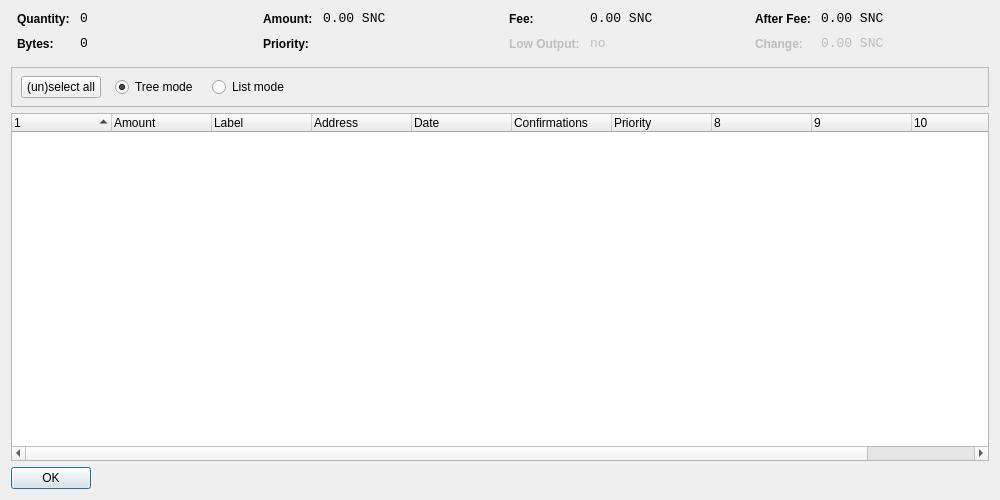
<?xml version="1.0" encoding="UTF-8"?>
<ui version="4.0">
 <class>CoinControlDialog</class>
 <widget class="QDialog" name="CoinControlDialog">
  <property name="geometry">
   <rect>
    <x>0</x>
    <y>0</y>
    <width>1000</width>
    <height>500</height>
   </rect>
  </property>
  <property name="windowTitle">
   <string>Coin Control</string>
  </property>
  <layout class="QVBoxLayout" name="verticalLayout">
   <item>
    <layout class="QHBoxLayout" name="horizontalLayoutTop" stretch="0,0,0,0">
     <property name="topMargin">
      <number>0</number>
     </property>
     <property name="bottomMargin">
      <number>10</number>
     </property>
     <item>
      <layout class="QFormLayout" name="formLayoutCoinControl1">
       <property name="horizontalSpacing">
        <number>10</number>
       </property>
       <property name="verticalSpacing">
        <number>10</number>
       </property>
       <property name="leftMargin">
        <number>6</number>
       </property>
       <property name="rightMargin">
        <number>6</number>
       </property>
       <item row="0" column="0">
        <widget class="QLabel" name="labelCoinControlQuantityText">
         <property name="styleSheet">
          <string notr="true">font-weight:bold;</string>
         </property>
         <property name="text">
          <string>Quantity:</string>
         </property>
        </widget>
       </item>
       <item row="0" column="1">
        <widget class="QLabel" name="labelCoinControlQuantity">
         <property name="font">
          <font>
           <family>Monospace</family>
           <pointsize>10</pointsize>
          </font>
         </property>
         <property name="cursor">
          <cursorShape>IBeamCursor</cursorShape>
         </property>
         <property name="contextMenuPolicy">
          <enum>Qt::ActionsContextMenu</enum>
         </property>
         <property name="text">
          <string notr="true">0</string>
         </property>
         <property name="textInteractionFlags">
          <set>Qt::LinksAccessibleByMouse|Qt::TextSelectableByKeyboard|Qt::TextSelectableByMouse</set>
         </property>
        </widget>
       </item>
       <item row="1" column="0">
        <widget class="QLabel" name="labelCoinControlBytesText">
         <property name="styleSheet">
          <string notr="true">font-weight:bold;</string>
         </property>
         <property name="text">
          <string>Bytes:</string>
         </property>
        </widget>
       </item>
       <item row="1" column="1">
        <widget class="QLabel" name="labelCoinControlBytes">
         <property name="font">
          <font>
           <family>Monospace</family>
           <pointsize>10</pointsize>
          </font>
         </property>
         <property name="cursor">
          <cursorShape>IBeamCursor</cursorShape>
         </property>
         <property name="contextMenuPolicy">
          <enum>Qt::ActionsContextMenu</enum>
         </property>
         <property name="text">
          <string notr="true">0</string>
         </property>
         <property name="textInteractionFlags">
          <set>Qt::LinksAccessibleByMouse|Qt::TextSelectableByKeyboard|Qt::TextSelectableByMouse</set>
         </property>
        </widget>
       </item>
      </layout>
     </item>
     <item>
      <layout class="QFormLayout" name="formLayoutCoinControl2">
       <property name="horizontalSpacing">
        <number>10</number>
       </property>
       <property name="verticalSpacing">
        <number>10</number>
       </property>
       <property name="leftMargin">
        <number>6</number>
       </property>
       <property name="rightMargin">
        <number>6</number>
       </property>
       <item row="0" column="0">
        <widget class="QLabel" name="labelCoinControlAmountText">
         <property name="styleSheet">
          <string notr="true">font-weight:bold;</string>
         </property>
         <property name="text">
          <string>Amount:</string>
         </property>
        </widget>
       </item>
       <item row="0" column="1">
        <widget class="QLabel" name="labelCoinControlAmount">
         <property name="font">
          <font>
           <family>Monospace</family>
           <pointsize>10</pointsize>
          </font>
         </property>
         <property name="cursor">
          <cursorShape>IBeamCursor</cursorShape>
         </property>
         <property name="contextMenuPolicy">
          <enum>Qt::ActionsContextMenu</enum>
         </property>
         <property name="text">
          <string notr="true">0.00 SNC</string>
         </property>
         <property name="textInteractionFlags">
          <set>Qt::LinksAccessibleByMouse|Qt::TextSelectableByKeyboard|Qt::TextSelectableByMouse</set>
         </property>
        </widget>
       </item>
       <item row="1" column="0">
        <widget class="QLabel" name="labelCoinControlPriorityText">
         <property name="styleSheet">
          <string notr="true">font-weight:bold;</string>
         </property>
         <property name="text">
          <string>Priority:</string>
         </property>
        </widget>
       </item>
       <item row="1" column="1">
        <widget class="QLabel" name="labelCoinControlPriority">
         <property name="font">
          <font>
           <family>Monospace</family>
           <pointsize>10</pointsize>
          </font>
         </property>
         <property name="cursor">
          <cursorShape>IBeamCursor</cursorShape>
         </property>
         <property name="contextMenuPolicy">
          <enum>Qt::ActionsContextMenu</enum>
         </property>
         <property name="text">
          <string/>
         </property>
         <property name="textInteractionFlags">
          <set>Qt::LinksAccessibleByMouse|Qt::TextSelectableByKeyboard|Qt::TextSelectableByMouse</set>
         </property>
        </widget>
       </item>
      </layout>
     </item>
     <item>
      <layout class="QFormLayout" name="formLayoutCoinControl3">
       <property name="horizontalSpacing">
        <number>10</number>
       </property>
       <property name="verticalSpacing">
        <number>10</number>
       </property>
       <property name="leftMargin">
        <number>6</number>
       </property>
       <property name="rightMargin">
        <number>6</number>
       </property>
       <item row="0" column="0">
        <widget class="QLabel" name="labelCoinControlFeeText">
         <property name="styleSheet">
          <string notr="true">font-weight:bold;</string>
         </property>
         <property name="text">
          <string>Fee:</string>
         </property>
        </widget>
       </item>
       <item row="0" column="1">
        <widget class="QLabel" name="labelCoinControlFee">
         <property name="font">
          <font>
           <family>Monospace</family>
           <pointsize>10</pointsize>
          </font>
         </property>
         <property name="cursor">
          <cursorShape>IBeamCursor</cursorShape>
         </property>
         <property name="contextMenuPolicy">
          <enum>Qt::ActionsContextMenu</enum>
         </property>
         <property name="text">
          <string notr="true">0.00 SNC</string>
         </property>
         <property name="textInteractionFlags">
          <set>Qt::LinksAccessibleByMouse|Qt::TextSelectableByKeyboard|Qt::TextSelectableByMouse</set>
         </property>
        </widget>
       </item>
       <item row="1" column="0">
        <widget class="QLabel" name="labelCoinControlLowOutputText">
         <property name="enabled">
          <bool>false</bool>
         </property>
         <property name="styleSheet">
          <string notr="true">font-weight:bold;</string>
         </property>
         <property name="text">
          <string>Low Output:</string>
         </property>
        </widget>
       </item>
       <item row="1" column="1">
        <widget class="QLabel" name="labelCoinControlLowOutput">
         <property name="enabled">
          <bool>false</bool>
         </property>
         <property name="font">
          <font>
           <family>Monospace</family>
           <pointsize>10</pointsize>
          </font>
         </property>
         <property name="cursor">
          <cursorShape>IBeamCursor</cursorShape>
         </property>
         <property name="contextMenuPolicy">
          <enum>Qt::ActionsContextMenu</enum>
         </property>
         <property name="text">
          <string notr="true">no</string>
         </property>
         <property name="textInteractionFlags">
          <set>Qt::LinksAccessibleByMouse|Qt::TextSelectableByKeyboard|Qt::TextSelectableByMouse</set>
         </property>
        </widget>
       </item>
      </layout>
     </item>
     <item>
      <layout class="QFormLayout" name="formLayoutCoinControl4">
       <property name="horizontalSpacing">
        <number>10</number>
       </property>
       <property name="verticalSpacing">
        <number>10</number>
       </property>
       <property name="leftMargin">
        <number>6</number>
       </property>
       <property name="rightMargin">
        <number>6</number>
       </property>
       <item row="0" column="0">
        <widget class="QLabel" name="labelCoinControlAfterFeeText">
         <property name="styleSheet">
          <string notr="true">font-weight:bold;</string>
         </property>
         <property name="text">
          <string>After Fee:</string>
         </property>
        </widget>
       </item>
       <item row="0" column="1">
        <widget class="QLabel" name="labelCoinControlAfterFee">
         <property name="font">
          <font>
           <family>Monospace</family>
           <pointsize>10</pointsize>
          </font>
         </property>
         <property name="cursor">
          <cursorShape>IBeamCursor</cursorShape>
         </property>
         <property name="contextMenuPolicy">
          <enum>Qt::ActionsContextMenu</enum>
         </property>
         <property name="text">
          <string notr="true">0.00 SNC</string>
         </property>
         <property name="textInteractionFlags">
          <set>Qt::LinksAccessibleByMouse|Qt::TextSelectableByKeyboard|Qt::TextSelectableByMouse</set>
         </property>
        </widget>
       </item>
       <item row="1" column="0">
        <widget class="QLabel" name="labelCoinControlChangeText">
         <property name="enabled">
          <bool>false</bool>
         </property>
         <property name="styleSheet">
          <string notr="true">font-weight:bold;</string>
         </property>
         <property name="text">
          <string>Change:</string>
         </property>
        </widget>
       </item>
       <item row="1" column="1">
        <widget class="QLabel" name="labelCoinControlChange">
         <property name="enabled">
          <bool>false</bool>
         </property>
         <property name="font">
          <font>
           <family>Monospace</family>
           <pointsize>10</pointsize>
          </font>
         </property>
         <property name="cursor">
          <cursorShape>IBeamCursor</cursorShape>
         </property>
         <property name="contextMenuPolicy">
          <enum>Qt::ActionsContextMenu</enum>
         </property>
         <property name="text">
          <string notr="true">0.00 SNC</string>
         </property>
         <property name="textInteractionFlags">
          <set>Qt::LinksAccessibleByMouse|Qt::TextSelectableByKeyboard|Qt::TextSelectableByMouse</set>
         </property>
        </widget>
       </item>
      </layout>
     </item>
    </layout>
   </item>
   <item>
    <widget class="QFrame" name="frame">
     <property name="minimumSize">
      <size>
       <width>0</width>
       <height>40</height>
      </size>
     </property>
     <property name="frameShape">
      <enum>QFrame::StyledPanel</enum>
     </property>
     <property name="frameShadow">
      <enum>QFrame::Sunken</enum>
     </property>
     <widget class="QWidget" name="horizontalLayoutWidget">
      <property name="geometry">
       <rect>
        <x>10</x>
        <y>0</y>
        <width>781</width>
        <height>41</height>
       </rect>
      </property>
      <layout class="QHBoxLayout" name="horizontalLayoutPanel" stretch="0,0,0,0,0">
       <property name="spacing">
        <number>14</number>
       </property>
       <item>
        <widget class="QPushButton" name="pushButtonSelectAll">
         <property name="sizePolicy">
          <sizepolicy hsizetype="Maximum" vsizetype="Fixed">
           <horstretch>0</horstretch>
           <verstretch>0</verstretch>
          </sizepolicy>
         </property>
         <property name="text">
          <string>(un)select all</string>
         </property>
        </widget>
       </item>
       <item>
        <widget class="QRadioButton" name="radioTreeMode">
         <property name="sizePolicy">
          <sizepolicy hsizetype="Maximum" vsizetype="Fixed">
           <horstretch>0</horstretch>
           <verstretch>0</verstretch>
          </sizepolicy>
         </property>
         <property name="text">
          <string>Tree mode</string>
         </property>
         <property name="checked">
          <bool>true</bool>
         </property>
        </widget>
       </item>
       <item>
        <widget class="QRadioButton" name="radioListMode">
         <property name="sizePolicy">
          <sizepolicy hsizetype="Maximum" vsizetype="Fixed">
           <horstretch>0</horstretch>
           <verstretch>0</verstretch>
          </sizepolicy>
         </property>
         <property name="text">
          <string>List mode</string>
         </property>
        </widget>
       </item>
       <item>
        <spacer name="horizontalSpacer">
         <property name="orientation">
          <enum>Qt::Horizontal</enum>
         </property>
         <property name="sizeHint" stdset="0">
          <size>
           <width>40</width>
           <height>20</height>
          </size>
         </property>
        </spacer>
       </item>
      </layout>
     </widget>
    </widget>
   </item>
   <item>
    <widget class="CoinControlTreeWidget" name="treeWidget">
     <property name="contextMenuPolicy">
      <enum>Qt::CustomContextMenu</enum>
     </property>
     <property name="sortingEnabled">
      <bool>false</bool>
     </property>
     <property name="columnCount">
      <number>11</number>
     </property>
     <attribute name="headerShowSortIndicator" stdset="0">
      <bool>true</bool>
     </attribute>
     <attribute name="headerStretchLastSection">
      <bool>false</bool>
     </attribute>
     <column>
      <property name="text">
       <string/>
      </property>
     </column>
     <column>
      <property name="text">
       <string>Amount</string>
      </property>
     </column>
     <column>
      <property name="text">
       <string>Label</string>
      </property>
     </column>
     <column>
      <property name="text">
       <string>Address</string>
      </property>
     </column>
     <column>
      <property name="text">
       <string>Date</string>
      </property>
     </column>
     <column>
      <property name="text">
       <string>Confirmations</string>
      </property>
      <property name="toolTip">
       <string>Confirmed</string>
      </property>
     </column>
     <column>
      <property name="text">
       <string>Priority</string>
      </property>
     </column>
     <column>
      <property name="text">
       <string/>
      </property>
     </column>
     <column>
      <property name="text">
       <string/>
      </property>
     </column>
     <column>
      <property name="text">
       <string/>
      </property>
     </column>
     <column>
      <property name="text">
       <string/>
      </property>
     </column>
    </widget>
   </item>
   <item>
    <widget class="QDialogButtonBox" name="buttonBox">
     <property name="sizePolicy">
      <sizepolicy hsizetype="Maximum" vsizetype="Fixed">
       <horstretch>0</horstretch>
       <verstretch>0</verstretch>
      </sizepolicy>
     </property>
     <property name="orientation">
      <enum>Qt::Horizontal</enum>
     </property>
     <property name="standardButtons">
      <set>QDialogButtonBox::Ok</set>
     </property>
    </widget>
   </item>
  </layout>
 </widget>
 <customwidgets>
  <customwidget>
   <class>CoinControlTreeWidget</class>
   <extends>QTreeWidget</extends>
   <header>coincontroltreewidget.h</header>
  </customwidget>
 </customwidgets>
 <resources/>
 <connections/>
</ui>
